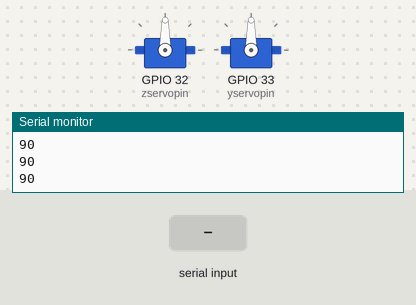
This sketch was run on a simulated ESP32. Shown: 2 × servo, the last lines printed to the serial monitor. The inputs (shaded band) are chosen by the test bench. Nothing arrives over Bluetooth unless stated.

Above: at 1.2 s.
1.3 s: "1" received over the second serial link
At 1.9 s:
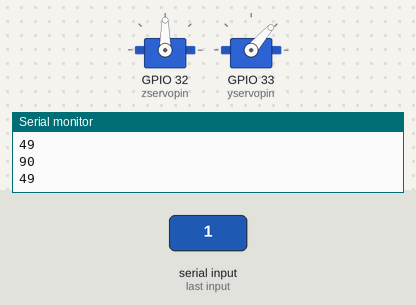
2.8 s: "0" received over the second serial link
At 3.3 s:
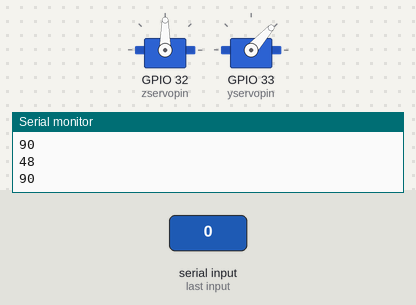
Timing chart, 0 to 5.8 s (numbered marks = the images above; inputs shaded):
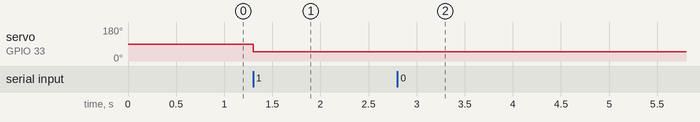

Measured:
- after the input at 1.3 s, servo on GPIO 33 (yservopin): 90° → 49° at once
- after the input at 2.8 s, servo on GPIO 33 (yservopin): 49° → 48° at once

The sketch:

Sensor_m_sidem_blt.ino
```cpp
#include <ESP32Servo.h>
#include "BluetoothSerial.h"

#if !defined(CONFIG_BT_ENABLED) || !defined(CONFIG_BLUEDROID_ENABLED)
#error Bluetooth is not enabled! Please run `make menuconfig` to and enable it
#endif
BluetoothSerial SerialBT;
Servo zservo;
Servo yservo;
int zservopin = 32;
int yservopin = 33;
int minUs = 500;
int maxUs = 2400;
int ay = 0;
int iy = 90;
int az = 0;
int iz = 90;
void setup() {
  // put your setup code here, to run once:
  Serial.begin(9600);
  SerialBT.begin("ESP32test"); //Bluetooth device name
  Serial.println("The device started, now you can pair it with bluetooth!");
  ESP32PWM::allocateTimer(0);
  ESP32PWM::allocateTimer(1);
  ESP32PWM::allocateTimer(2);
  ESP32PWM::allocateTimer(3);
  zservo.setPeriodHertz(50);
  yservo.setPeriodHertz(50);
  zservo.attach(zservopin, minUs, maxUs);
  yservo.attach(yservopin, minUs, maxUs);
  zservo.write(iz);
  yservo.write(iy);
}

void loop() {
  if (SerialBT.available()) iy = (int)SerialBT.read();
  //if (SerialBT.available()) ay = (int)Wire.read();
  if (SerialBT.available()) iz = (int)SerialBT.read();
    zservo.write(iz);
    Serial.println(iz);
    yservo.write(iy);
    Serial.println(iy);
}
```
